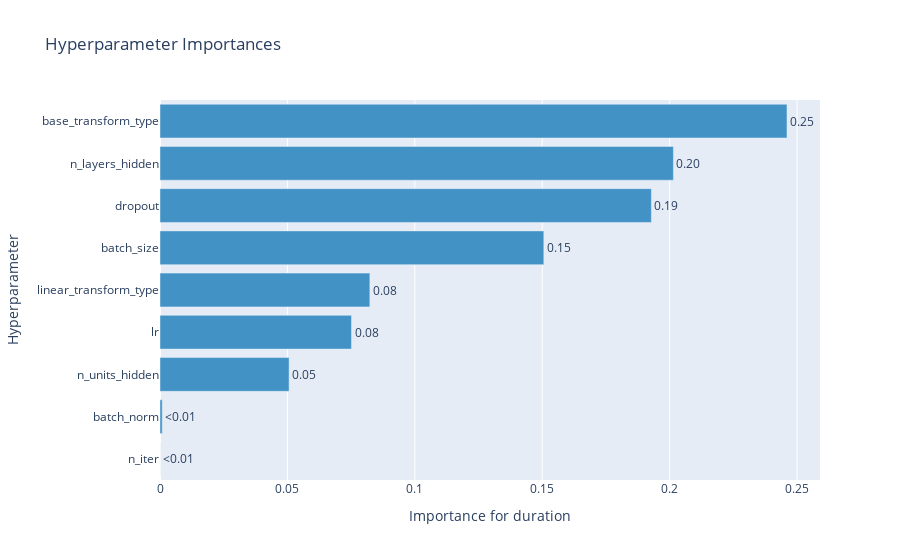

Source (notebook cell):
### Code cell
# Learn which hyperparameters are affecting the trial duration with hyperparameter importance.
optuna.visualization.plot_param_importances(
    study, target=lambda t: t.duration.total_seconds(), target_name="duration"
)

### Figure 1 — Plotly figure (JSON) as saved in the notebook; plotly's stock layout.template omitted (floating-point values rounded to 4 significant figures)
{"data": [{"cliponaxis": false, "hovertemplate": ["n_iter (IntDistribution): 0.0<extra></extra>", "batch_norm (CategoricalDistribution): 0.0008792721126079252<extra></extra>", "n_units_hidden (IntDistribution): 0.050652923907431195<extra></extra>", "lr (CategoricalDistribution): 0.07515326418808736<extra></extra>", "linear_transform_type (CategoricalDistribution): 0.08234393383908772<extra></extra>", "batch_size (CategoricalDistribution): 0.1506171783782107<extra></extra>", "dropout (FloatDistribution): 0.1928283779305551<extra></extra>", "n_layers_hidden (IntDistribution): 0.20147707299584372<extra></extra>", "base_transform_type (CategoricalDistribution): 0.2460479766481761<extra></extra>"], "marker": {"color": "rgb(66,146,198)"}, "orientation": "h", "text": ["<0.01", "<0.01", "0.05", "0.08", "0.08", "0.15", "0.19", "0.20", "0.25"], "textposition": "outside", "type": "bar", "x": [0, 0.0008793, 0.05065, 0.07515, 0.08234, 0.1506, 0.1928, 0.2015, 0.246], "y": ["n_iter", "batch_norm", "n_units_hidden", "lr", "linear_transform_type", "batch_size", "dropout", "n_layers_hidden", "base_transform_type"]}], "layout": {"showlegend": false, "title": {"text": "Hyperparameter Importances"}, "xaxis": {"title": {"text": "Importance for duration"}}, "yaxis": {"title": {"text": "Hyperparameter"}}}}
